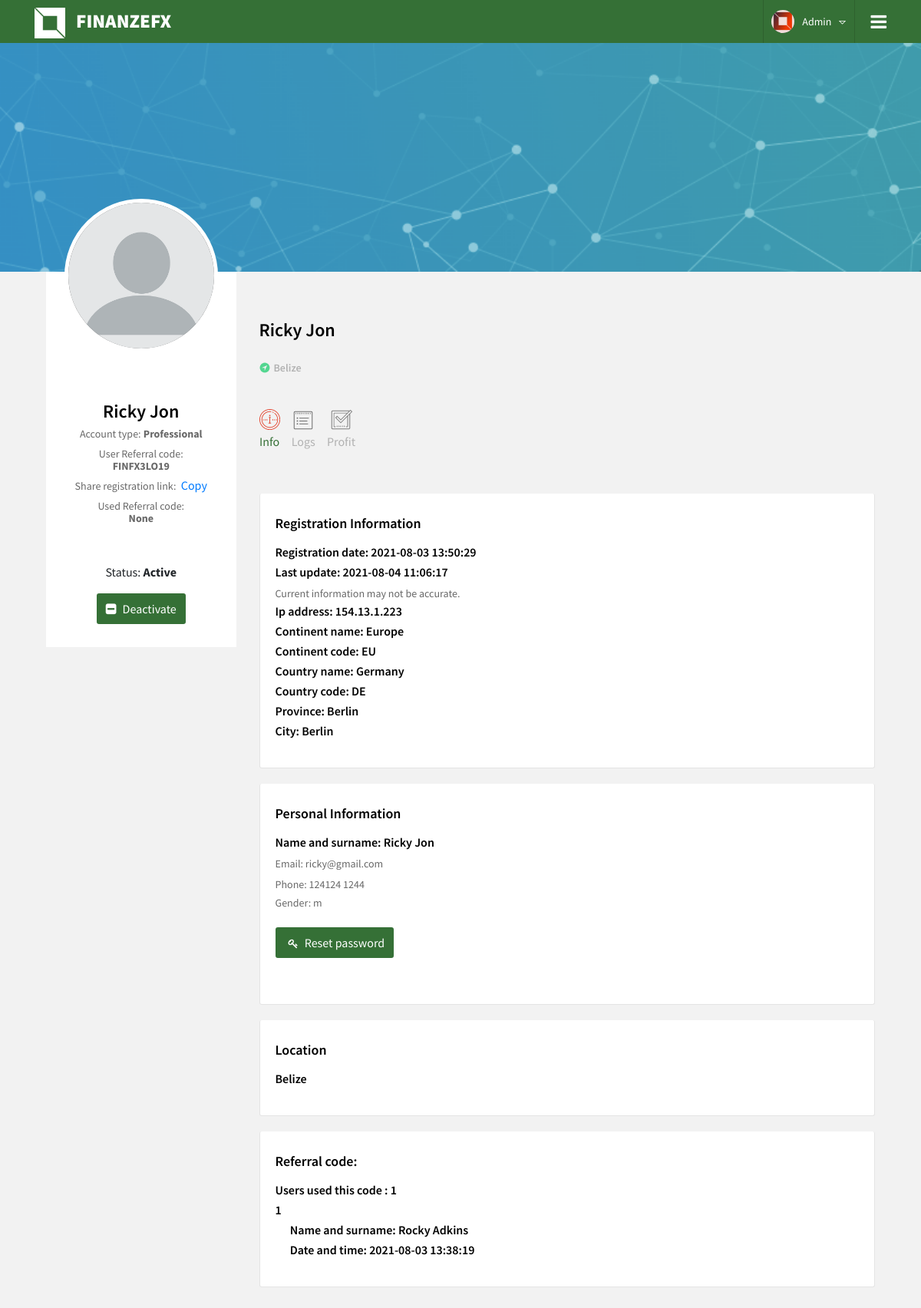
The page /administrator/user-profile.php?id=19&view=user (signed in) on the database its author committed.
### tables this page shows
CREATE TABLE `users` (
  `id` int(20) NOT NULL,
  `fname` varchar(200) NOT NULL,
  `lname` varchar(200) NOT NULL,
  `email` varchar(320) NOT NULL,
  `password` varchar(120) NOT NULL,
  `countrykey` varchar(320) NOT NULL,
  `phone` varchar(50) DEFAULT NULL,
  `gender` char(1) DEFAULT NULL,
  `acctype` varchar(20) DEFAULT NULL,
  `regdate` datetime DEFAULT NULL,
  `ipAddress` varchar(320) DEFAULT NULL,
  `continentCode` varchar(10) DEFAULT NULL,
  `continentName` varchar(320) DEFAULT NULL,
  `countryCode` varchar(10) DEFAULT NULL,
  `countryName` varchar(320) DEFAULT NULL,
  `stateProv` varchar(320) DEFAULT NULL,
  `city` varchar(320) DEFAULT NULL,
  `status` tinyint(1) DEFAULT NULL,
  `privilege` char(1) DEFAULT NULL,
  `lastupdated` datetime DEFAULT NULL,
  `photo` varchar(320) DEFAULT NULL,
  `coverphoto` varchar(320) DEFAULT NULL,
  `profit` decimal(10,2) DEFAULT NULL,
  `employeeCode` varchar(320) DEFAULT NULL,
  `myemployeeCode` varchar(320) DEFAULT NULL
);

### administrator/user-profile.php (the view, shortened to what the rows shown need)
<?php
include('../conf/config.php');
$userid = NULL;
if (isset($_GET['view'])) {
    $userid = $_GET['id'];
}
$query = mysqli_query($con, "Select * from users where id='$userid'");
if (!$query) {
    die("E pamundur te azhurohen te dhenat: " . mysqli_connect_error());
} else {
    $data2 = mysqli_fetch_array($query);
    if ($data2 > 0) {
        $username2 = $data2['fname'];
        $usersurname2 = $data2['lname'];
        $useremail2 = $data2['email'];
        $acctype2 = $data2['acctype'];
        $countrykey22 = $data2['countrykey'];
        $gender2 = $data2['gender'];
        $phone2 = $data2['phone'];
        $regdate2 = $data2['regdate'];
        $ipAddress2 = $data2['ipAddress'];
        $continentCode2 = $data2['continentCode'];
        $continentName2 = $data2['continentName'];
        $countryCode2 = $data2['countryCode'];
        $countryName2 = $data2['countryName'];
        $stateProv2 = $data2['stateProv'];
        $city2 = $data2['city'];
        $lastupdated2 = $data2['lastupdated'];
        $myrreferalcode = $data2['myemployeeCode'];
    } else {
        echo "Error";
        exit;
    }
}
?>
<!DOCTYPE html>
<html>
<head>
    <link rel="stylesheet" type="text/css" href="css/animate.css">
    <link rel="stylesheet" type="text/css" href="css/bootstrap.min.css">
    <link rel="stylesheet" type="text/css" href="css/flatpickr.min.css">
    <link rel="stylesheet" type="text/css" href="css/line-awesome.css">
    <link rel="stylesheet" type="text/css" href="css/line-awesome-font-awesome.min.css">
    <link href="vendor/fontawesome-free/css/all.min.css" rel="stylesheet" type="text/css">
    <link rel="stylesheet" type="text/css" href="css/font-awesome.min.css">
    <link rel="stylesheet" type="text/css" href="lib/slick/slick.css">
    <link rel="stylesheet" type="text/css" href="lib/slick/slick-theme.css">
    <link rel="stylesheet" type="text/css" href="css/style.css">
    <link rel="stylesheet" type="text/css" href="css/responsive.css">
</head>
<body>
    <div class="wrapper">
        <header>
            <div class="container">
                <?php
                include("partials/header.php"); ?>
            </div>
        </header>
        <main>
            <div class="main-section">
                <div class="container">
                    <div class="main-section-data">
                        <div class="row">
                            <div class="col-lg-3">
                                <div class="main-left-sidebar">
                                    <div class="user_profile">
                                        <div class="user-pro-img">
                                            <div class="user-specs">
                                                <h3 style="    word-break: break-all;">
                                                    <?php
                                                    echo htmlentities($username2) . " " . htmlentities($usersurname2)
                                                    ?></h3>
                                                <span>Account type:</span>
                                                <span class="bold-span"><?php echo htmlentities($acctype2) ?></span>
                                            <div class="" style="margin-top: 10px;">
                                            <span>User Referral code:</span><br>
                                                    <span class="bold-span">
                                                    <?php echo htmlentities($myrreferalcode) ?>
                                                    </span>
                                            </div>
                                            <div class="" style="margin-top: 10px;">
                                            <?php
                                             $host = $_SERVER['HTTP_HOST'];
                                             $uri = rtrim(dirname($_SERVER['PHP_SELF']), '/\\');
                                             $extra = "../../index.php";
                                             $reglink="http://".$host.$uri."/".$extra."?ref=".$myrreferalcode."&reg=register";
?>
                                            <span>Share registration link:</span> <a onclick="copyVal('<?php echo $reglink ?>')" href="#" title=""><i class="fa fa-minus-copy"></i> Copy</a>
<br>
                                            </div>
                                            <div class="" style="margin-top: 10px;">
                                            <span>Used Referral code:</span><br>
                                                    <span class="bold-span">
                                                    </span>
                                            </div>
                                            </div>
                                        </div>
                                    </div>
                                </div>
                            </div>
                            <div class="col-lg-9">
                                <div class="main-ws-sec">
                                    <div class="user-tab-sec rewivew">
                                        <h3><?php
                                            echo htmlentities($username2) . " " . htmlentities($usersurname2)
                                            ?></h3>
                                        <div class="star-descp">
                                            <ul class="descp">
                                                <li><img src="images/icon9.png" alt=""><span><?php
                                                                                                echo htmlentities($countrykey22)
                                                                                                ?></span></li>
                                            </ul>
                                        </div>
                                        <div class="tab-feed st2 settingjb">
                                            <ul>
                                            </ul>
                                        </div>
                                    </div>
                                    <div class="product-feed-tab current" id="info-dd">
                                        <div class="user-profile-ov">
                                            <h3>Registration Information</h3>
                                            <h4>Registration date: <?php echo htmlentities($regdate2) ?></h4>
                                            <h4>Last update: <?php echo htmlentities($lastupdated2) ?></h4>
                                            <span>Current information may not be accurate.</span>
                                            <h4>Ip address: <?php echo htmlentities($ipAddress2) ?></h4>
                                            <h4>Continent name: <?php echo htmlentities($continentName2) ?></h4>
                                            <h4>Continent code: <?php echo htmlentities($continentCode2) ?></h4>
                                            <h4>Country name: <?php echo htmlentities($countryName2) ?></h4>
                                            <h4>Country code: <?php echo htmlentities($countryCode2) ?></h4>
                                            <h4>Province: <?php echo htmlentities($stateProv2) ?></h4>
                                            <h4>City: <?php echo htmlentities($city2) ?></h4>
                                        </div>
                                        <div class="user-profile-ov">
                                            <h3>Personal Information</h3>
                                            <h4>Name and surname: <?php echo htmlentities($username2) . " " . htmlentities($usersurname2)  ?></h4>
                                            <span>Email: <?php echo htmlentities($useremail2) ?></span>
                                            <p>Phone: <?php echo htmlentities($phone2) ?> </p>
                                            <p>Gender: <?php echo htmlentities($gender2) ?> </p>
                                            <div>
                                            <div class="message-btn">
</div>
                                            </div>
                                        </div>
                                        <div class="user-profile-ov">
                                            <h3>Location</h3>
                                            <h4><?php echo $countrykey22 ?></h4>
                                        </div>
                                        <div class="user-profile-ov">
                                            <h3>Referral code:</h3>
                                            <?php
                                            $queryusers2 = mysqli_query($con, "SELECT * from users where privilege!='2' and status!='3' and employeeCode='$myrreferalcode' ORDER BY  id DESC");
                                            if (!$queryusers2) {
                                                die("E pamundur te azhurohen te dhenat: " . mysqli_connect_error());
                                            } else {
                                                $rowcount=mysqli_num_rows($queryusers2);
                                                ?>
                                                  <h4>Users used this code : <?php echo htmlentities($rowcount) ?></h4>
                                                <?php
                                                $count=1;
                                                 while ($datausers2 = mysqli_fetch_array($queryusers2)) {
                                                     ?>
                                                     <h4><?php echo $count; ?>  </h4>
                                                     <h4>  &nbsp; &nbsp; &nbsp;   Name and surname: <?php echo htmlentities($datausers2['fname']) . " " . htmlentities($datausers2['lname'])  ?></h4>
                                                     <h4>  &nbsp; &nbsp; &nbsp;   Date and time: <?php echo htmlentities($datausers2['regdate']) ?></h4>
                                                    <?php
                                                       $count++;
                                                 }
                                            }
                                            ?>
                                        </div>
                                    </div>
                                </div>
                            </div>
                        </div>
                    </div>
                </div>
            </div>
        </main>
    </div>
</body>
</html>

### administrator/partials/header.php (shortened to what the rows shown need)
<?php
include('../../conf/config.php');
$myid = $_SESSION['id'];
$query = mysqli_query($con, "Select * from users where id='$myid'");
if (!$query) {
    die("E pamundur te azhurohen te dhenat: " . mysqli_connect_error());
} else {
    $data2 = mysqli_fetch_array($query);
    if ($data2 > 0) {
        $username = $data2['fname'];
        $profilephoto = $data2['photo'];
    } else {
        echo "Hyrje e pa autorizuar";
        exit;
    }
}
?>
<div class="header-data">
    <div class="user-account">
        <div class="user-info">
        <?php
if ($profilephoto == Null) {
?>
    <img  class="imageback heaerimage" src="images/empty-img.png" alt="">
<?php
} else {
    echo '<img class="imageback heaerimage"  src="../images/' . $profilephoto . '" />  ';
}
?>
            <a style="    word-break: break-all;
    max-width: 100px;
}" href="#" title=""><?php echo htmlentities($username) ?></a>
            <i class="la la-sort-down"></i>
        </div>
    </div>
</div>

### rows shown on the page
users: photo (picture), fname "Admin"
users: fname "Ricky", lname "Jon", acctype "Professional", myemployeeCode "FINFX3LO19", countrykey "Belize", regdate "2021-08-03 13:50:29", lastupdated "2021-08-04 11:06:17", ipAddress "154.13.1.223", continentName "Europe", continentCode "EU", countryName "Germany", countryCode "DE", stateProv "Berlin", city "Berlin", email "ricky@gmail.com", phone "124124 1244", gender "m"
users: fname "Rocky", lname "Adkins", regdate "2021-08-03 13:38:19"

### other values the page prints
$rowcount "1"
